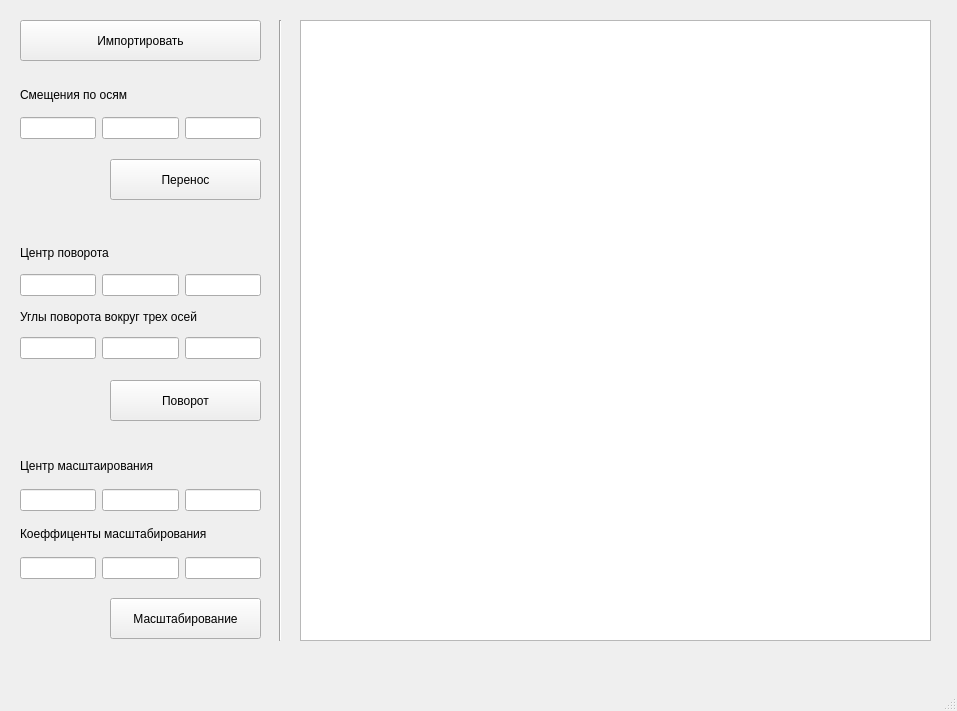
<?xml version="1.0" encoding="UTF-8"?>
<ui version="4.0">
 <class>MainWindow</class>
 <widget class="QMainWindow" name="MainWindow">
  <property name="geometry">
   <rect>
    <x>0</x>
    <y>0</y>
    <width>957</width>
    <height>711</height>
   </rect>
  </property>
  <property name="windowTitle">
   <string>MainWindow</string>
  </property>
  <widget class="QWidget" name="centralwidget">
   <widget class="QPushButton" name="btnScale">
    <property name="geometry">
     <rect>
      <x>110</x>
      <y>598</y>
      <width>151</width>
      <height>41</height>
     </rect>
    </property>
    <property name="text">
     <string>Масштабирование</string>
    </property>
   </widget>
   <widget class="QPushButton" name="btnMove">
    <property name="geometry">
     <rect>
      <x>110</x>
      <y>159</y>
      <width>151</width>
      <height>41</height>
     </rect>
    </property>
    <property name="text">
     <string>Перенос</string>
    </property>
   </widget>
   <widget class="Line" name="line">
    <property name="geometry">
     <rect>
      <x>270</x>
      <y>20</y>
      <width>20</width>
      <height>621</height>
     </rect>
    </property>
    <property name="orientation">
     <enum>Qt::Vertical</enum>
    </property>
   </widget>
   <widget class="QPushButton" name="btnRotate">
    <property name="geometry">
     <rect>
      <x>110</x>
      <y>380</y>
      <width>151</width>
      <height>41</height>
     </rect>
    </property>
    <property name="text">
     <string>Поворот</string>
    </property>
   </widget>
   <widget class="QPushButton" name="btnImport">
    <property name="geometry">
     <rect>
      <x>20</x>
      <y>20</y>
      <width>241</width>
      <height>41</height>
     </rect>
    </property>
    <property name="text">
     <string>Импортировать</string>
    </property>
   </widget>
   <widget class="QWidget" name="gridLayoutWidget">
    <property name="geometry">
     <rect>
      <x>20</x>
      <y>78</y>
      <width>241</width>
      <height>61</height>
     </rect>
    </property>
    <layout class="QGridLayout" name="gridLayout_11">
     <item row="1" column="1">
      <widget class="QLineEdit" name="txtDeltaY"/>
     </item>
     <item row="1" column="0">
      <widget class="QLineEdit" name="txtDeltaX"/>
     </item>
     <item row="1" column="2">
      <widget class="QLineEdit" name="txtDeltaZ"/>
     </item>
     <item row="0" column="0" colspan="3">
      <widget class="QLabel" name="label_16">
       <property name="text">
        <string>Смещения по осям</string>
       </property>
      </widget>
     </item>
    </layout>
   </widget>
   <widget class="QWidget" name="gridLayoutWidget_2">
    <property name="geometry">
     <rect>
      <x>20</x>
      <y>238</y>
      <width>241</width>
      <height>121</height>
     </rect>
    </property>
    <layout class="QGridLayout" name="gridLayout_12">
     <item row="1" column="0">
      <widget class="QLineEdit" name="txtRotCenterX"/>
     </item>
     <item row="1" column="1">
      <widget class="QLineEdit" name="txtRotCenterY"/>
     </item>
     <item row="1" column="2">
      <widget class="QLineEdit" name="txtRotCenterZ"/>
     </item>
     <item row="0" column="0" colspan="3">
      <widget class="QLabel" name="label_17">
       <property name="text">
        <string>Центр поворота</string>
       </property>
      </widget>
     </item>
     <item row="2" column="0" colspan="3">
      <widget class="QLabel" name="label_18">
       <property name="text">
        <string>Углы поворота вокруг трех осей</string>
       </property>
      </widget>
     </item>
     <item row="3" column="0">
      <widget class="QLineEdit" name="txtRotAngleOX"/>
     </item>
     <item row="3" column="1">
      <widget class="QLineEdit" name="txtRotAngleOY"/>
     </item>
     <item row="3" column="2">
      <widget class="QLineEdit" name="txtRotAngleOZ"/>
     </item>
    </layout>
   </widget>
   <widget class="QGraphicsView" name="graphicsView">
    <property name="geometry">
     <rect>
      <x>300</x>
      <y>20</y>
      <width>631</width>
      <height>621</height>
     </rect>
    </property>
   </widget>
   <widget class="QWidget" name="gridLayoutWidget_3">
    <property name="geometry">
     <rect>
      <x>20</x>
      <y>448</y>
      <width>241</width>
      <height>131</height>
     </rect>
    </property>
    <layout class="QGridLayout" name="gridLayout_13">
     <item row="1" column="0">
      <widget class="QLineEdit" name="txtScaleCenterX"/>
     </item>
     <item row="3" column="2">
      <widget class="QLineEdit" name="txtScaleZ"/>
     </item>
     <item row="1" column="2">
      <widget class="QLineEdit" name="txtScaleCenterZ"/>
     </item>
     <item row="3" column="1">
      <widget class="QLineEdit" name="txtScaleY"/>
     </item>
     <item row="2" column="0" colspan="3">
      <widget class="QLabel" name="label_20">
       <property name="text">
        <string>Коеффиценты масштабирования</string>
       </property>
      </widget>
     </item>
     <item row="0" column="0" colspan="3">
      <widget class="QLabel" name="label_19">
       <property name="text">
        <string>Центр масштаирования</string>
       </property>
      </widget>
     </item>
     <item row="3" column="0">
      <widget class="QLineEdit" name="txtScaleX"/>
     </item>
     <item row="1" column="1">
      <widget class="QLineEdit" name="txtScaleCenterY"/>
     </item>
    </layout>
   </widget>
  </widget>
  <widget class="QMenuBar" name="menubar">
   <property name="geometry">
    <rect>
     <x>0</x>
     <y>0</y>
     <width>957</width>
     <height>22</height>
    </rect>
   </property>
  </widget>
  <widget class="QStatusBar" name="statusbar"/>
 </widget>
 <resources/>
 <connections/>
</ui>
